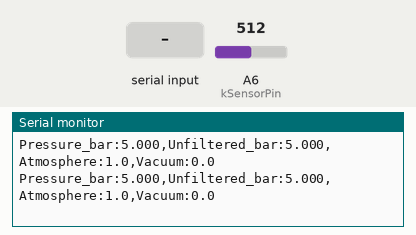
A sketch run on a simulated Arduino Nano, built with avr-gcc and run on an emulated ATmega328P. Shown: the last lines printed to the serial monitor. The inputs (shaded band) are chosen by the test bench; at power-on: A6 (kSensorPin) = 512.

Above: at 1.5 s.
1.6 s: A6 (kSensorPin) set to 0
At 1.66 s:
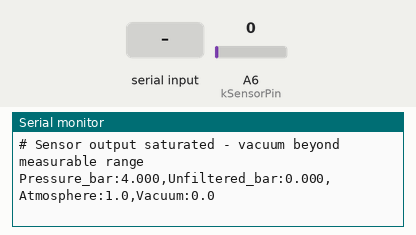
4.6 s: "z" received over Serial
7.6 s: "Z" received over Serial
10.6 s: A6 (kSensorPin) set to 40
At 10.61 s:
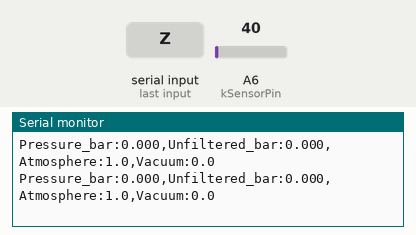
13.6 s: "z" received over Serial
19.6 s: "Z" received over Serial
Timing chart, 0 to 22.6 s (numbered marks = the images above; inputs shaded):
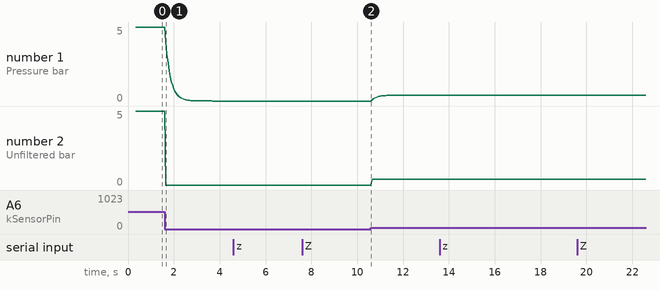

The sketch:

vacuum_jig_monitor.ino
```cpp
// (licence header left out)
// ---------------------------------------------------------------------------
// Configuration
// ---------------------------------------------------------------------------
namespace Config {

// Hardware
constexpr uint8_t  kSensorPin   = A6;
constexpr uint32_t kBaudRate    = 115200;

// Acquisition
constexpr uint8_t  kOversampleCount = 64;    // ADC samples averaged per reading
constexpr uint16_t kOutputPeriodMs  = 50;    // output rate: 20 Hz
constexpr float    kFilterAlpha     = 0.2f;  // EMA smoothing, (0..1], lower = smoother

// Zero (atmosphere) calibration
constexpr bool     kAutoZeroOnStartup = true;
constexpr uint8_t  kZeroCalReadings   = 20;     // readings averaged for zero capture
constexpr float    kMaxZeroDeviation  = 30.0f;  // [counts] reject zero if further from nominal

// Sensor transfer function (ratiometric to the 5 V supply)
constexpr float kAdcFullScale    = 1024.0f;     // 10-bit ADC
constexpr float kSensorRangeBar  = 8.0f;        // sensor full scale [bar]
constexpr float kOutputZeroRatio = 0.1f;        // 0.5 V / 5 V
constexpr float kOutputSpanRatio = 0.8f;        // (4.5 V - 0.5 V) / 5 V

constexpr float kCountsPerBar      = kAdcFullScale * kOutputSpanRatio / kSensorRangeBar;  // 102.4
constexpr float kNominalZeroCounts = kAdcFullScale * kOutputZeroRatio;                    // 102.4

// Pressure scale
constexpr float kAtmosphereBar = 1.0f;
constexpr float kVacuumBar     = 0.0f;

// Diagnostics
constexpr float kSaturationCounts = 20.0f;      // below this the output is assumed clipped

}  // namespace Config

// ---------------------------------------------------------------------------
// State
// ---------------------------------------------------------------------------
static float    g_zeroCounts     = Config::kNominalZeroCounts;
static float    g_filteredBar    = Config::kAtmosphereBar;
static bool     g_filterPrimed   = false;
static bool     g_saturated      = false;
static uint32_t g_lastOutputMs   = 0;

// ---------------------------------------------------------------------------
// Measurement
// ---------------------------------------------------------------------------

/** Returns the oversampled ADC reading in counts (0..1023, fractional). */
static float readAveragedCounts() {
  uint32_t sum = 0;
  for (uint8_t i = 0; i < Config::kOversampleCount; ++i) {
    sum += analogRead(Config::kSensorPin);
  }
  return static_cast<float>(sum) / Config::kOversampleCount;
}

/** Converts ADC counts to pressure [bar], atmosphere = 1.000 bar. */
static float countsToBar(float counts) {
  return Config::kAtmosphereBar + (counts - g_zeroCounts) / Config::kCountsPerBar;
}

/** Exponential moving average; primes itself with the first sample. */
static float applyFilter(float sampleBar) {
  if (!g_filterPrimed) {
    g_filteredBar  = sampleBar;
    g_filterPrimed = true;
  } else {
    g_filteredBar += Config::kFilterAlpha * (sampleBar - g_filteredBar);
  }
  return g_filteredBar;
}

// ---------------------------------------------------------------------------
// Calibration
// ---------------------------------------------------------------------------

/**
 * Captures the sensor output at atmospheric pressure as the zero point.
 * Rejects the result if it deviates too far from the nominal 0.5 V,
 * which usually means the vacuum was on during calibration.
 *
 * @return true if the new zero point was accepted.
 */
static bool captureZero() {
  float sum = 0.0f;
  for (uint8_t i = 0; i < Config::kZeroCalReadings; ++i) {
    sum += readAveragedCounts();
  }
  const float zero = sum / Config::kZeroCalReadings;

  // Status lines start with '#' and contain no ':' or numbers,
  // so the Serial Plotter does not interpret them as data.
  if (fabs(zero - Config::kNominalZeroCounts) > Config::kMaxZeroDeviation) {
    Serial.println(F("# Zero rejected - check that the vacuum is OFF"));
    return false;
  }

  g_zeroCounts   = zero;
  g_filterPrimed = false;  // restart the filter from the new reference
  Serial.println(F("# Zero captured - atmosphere set to one bar"));
  return true;
}

// ---------------------------------------------------------------------------
// I/O
// ---------------------------------------------------------------------------

/** Handles single-character commands from the serial port. */
static void handleSerialCommands() {
  while (Serial.available() > 0) {
    const char cmd = static_cast<char>(Serial.read());
    if (cmd == 'z' || cmd == 'Z') {
      captureZero();
    }
  }
}

/** Reports transitions into and out of output saturation. */
static void updateSaturationStatus(float counts) {
  const bool saturated = counts < Config::kSaturationCounts;
  if (saturated != g_saturated) {
    g_saturated = saturated;
    Serial.println(saturated ? F("# Sensor output saturated - vacuum beyond measurable range")
                             : F("# Sensor output back in range"));
  }
}

/**
 * Prints one Serial Plotter line: comma-separated label:value pairs.
 * The constant Atmosphere and Vacuum traces act as reference lines
 * and keep the plot's vertical axis stable.
 */
static void printPlotterLine(float rawBar, float filteredBar) {
  Serial.print(F("Pressure_bar:"));
  Serial.print(filteredBar, 3);
  Serial.print(F(",Unfiltered_bar:"));
  Serial.print(rawBar, 3);
  Serial.print(F(",Atmosphere:"));
  Serial.print(Config::kAtmosphereBar, 1);
  Serial.print(F(",Vacuum:"));
  Serial.println(Config::kVacuumBar, 1);
}

// ---------------------------------------------------------------------------
// Arduino entry points
// ---------------------------------------------------------------------------

void setup() {
  Serial.begin(Config::kBaudRate);
  analogReference(DEFAULT);                 // AVcc (5 V): ratiometric with the sensor
  analogRead(Config::kSensorPin);           // discard first conversion after reset
  delay(200);                               // let the sensor output settle

  Serial.println(F("# Vacuum jig monitor started"));
  if (Config::kAutoZeroOnStartup) {
    captureZero();
  }
}

void loop() {
  handleSerialCommands();

  const uint32_t now = millis();
  if (now - g_lastOutputMs < Config::kOutputPeriodMs) {
    return;
  }
  g_lastOutputMs = now;

  const float counts      = readAveragedCounts();
  const float rawBar      = countsToBar(counts);
  const float filteredBar = applyFilter(rawBar);

  updateSaturationStatus(counts);
  printPlotterLine(rawBar, filteredBar);
}
```

Measured:
- after the input at 1.6 s, the serial monitor: prints a new line after 0.05 s (image 1)
- plotted number 1: 0 → 0.39 after the input at 10.6 s
- plotted number 2: 0 → 0.39 after the input at 10.6 s
